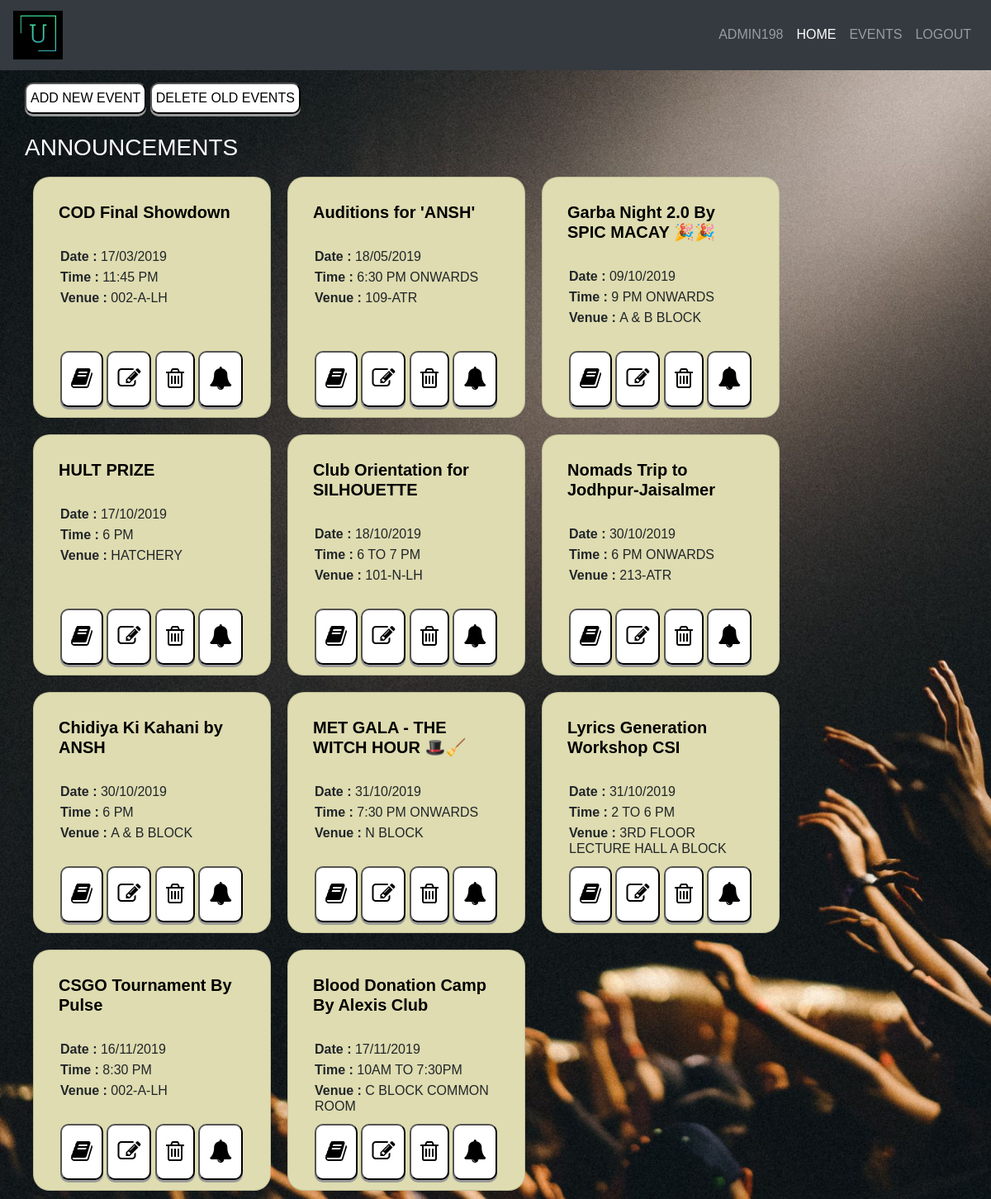
Screenshot of /admin/ (signed in) with the database file from the repository.
### models.py (models this page shows, shortened)
class EventsModel(db.Model):
    __tablename__ = 'events'
    ID = db.Column(db.String(8), nullable=False, primary_key=True)
    EventHeading = db.Column(db.String(255), nullable=False)
    EventDescription = db.Column(db.Text, nullable=False)
    EventDate = db.Column(db.String(20), nullable=False)
    EventTime = db.Column(db.String(255), nullable=False)
    EventVenue = db.Column(db.String(255), nullable=False)

### views_admin.py (the view)
@app.route(URL_PREFIX + '/')
def admin_panel():
    if 'admin' in session:
        return render_template("panels/admin/homepage.html"
                               , events=sort_events(EventsModel.query.all()))
    else:
        flash("Admin Not Logged In", 'danger')
        print("Admin Not Logged In")
        return redirect('/login')

### app.py (called while the page is built)
def sort_events(lst):  # sort events based on date only
    new_list = []
    while lst:
        minimum = datetime.strptime(lst[0].EventDate, '%d/%m/%Y').date()
        ev = lst[0]
        for e in lst:
            event_date = datetime.strptime(e.EventDate, '%d/%m/%Y').date()
            if event_date < minimum:
                minimum = event_date
                ev = e
        new_list.append(ev)
        if ev in lst:
            lst.remove(ev)
    return new_list

def get_session():
    return session

@app.before_request
def make_session_permanent():
    session.permanent = True
    app.permanent_session_lifetime = timedelta(minutes=15)

### templates/panels/admin/homepage.html (shortened to what this page needs)
{% extends "layout.html" %}
      {% block body %}
          <a href="/events/add"><input type="button" value="ADD NEW EVENT"></a>
          <a href="/events/delete-old-events"><input type="button" value="DELETE OLD EVENTS"></a>
          <br /><br />
          <h3 style="color:white;">ANNOUNCEMENTS</h3>
          {% for event in events %}
          <div class="card" style="width: 18rem;">
             <div class="card-body">
                <h5 class="card-title"><b>{{event.EventHeading}}</b></h5>
                <br/>
                <h6 class="card-subtitle mb-2"><b>Date : </b>{{event.EventDate}}</h6>
                <h6 class="card-subtitle mb-2"><b>Time : </b>{{event.EventTime}}</h6>
                <h6 class="card-subtitle mb-2"><b>Venue : </b>{{event.EventVenue}}</h6>
                <div class="card-btn-container">
                   <a href="/events/{{event.ID}}" data-toggle="tooltip" title="Read More">
                       <button>
                           <i class="fa fa-book"></i>
                       </button>
                   </a>
                   <a href="/events/modify/{{event.ID}}" data-toggle="tooltip" title="Modify Event">
                       <button>
                           <i class="fa fa-edit"></i>
                       </button>
                   </a>
                   <a href="/events/delete/{{event.ID}}" data-toggle="tooltip" title="Delete Event">
                       <button>
                           <i class="fa fa-trash-o"></i>
                       </button>
                   </a>
                   <a href="/events/send-reminder/{{event.ID}}" data-toggle="tooltip" title="Send Reminder">
                       <button>
                           <i class="fa fa-bell"></i>
                       </button>
                   </a>
                </div>
             </div>
          </div>
          {% endfor %}
      {% endblock %}

### static/css/layout-style.css (style rules this page uses)
:root { --primary-color: white; --card-background: #dedcb0; --text-color: black; --card-button-color: #fff; }
* { padding: 0; margin: 0; font-family: sans-serif; }
body { background: url("/static/img/bg.jpg"); background-size: cover; }
a { color: var(--text-color); }
.card { float: left; border-radius: 20px; padding: 10px; margin: 10px; width: 100%; background: var(--card-background); }
.card-body { height: 280px; }
.card-body .card-subtitle { padding: 2px; }
.card .card-body .card-title, .card .card-body .card-link { color: black; }
input[type="button"], button { background-color: var(--card-button-color); padding: 5px; text-align: center; border-radius: 10px; text-decoration: none; display: inline-block; font-size: 16px; cursor: pointer; outline: none; box-shadow: 0 3px #999; transition: 0.1s; }
a button { font-size: 28px; padding: 11px; }
.card-btn-container { position: absolute; padding: 2px; bottom: 10px; }

### templates/panels/admin/homepage.html (style rules this page uses)
.card-body { height: 270px; }

### rows the page displays
EventsModel: EventHeading "COD Final Showdown", EventDate "17/03/2019", EventTime "11:45 PM", EventVenue "002-A-LH"
EventsModel: EventHeading "Auditions for 'ANSH'", EventDate "18/05/2019", EventTime "6:30 PM ONWARDS", EventVenue "109-ATR"
EventsModel: EventHeading "Garba Night 2.0 By SPIC MACAY 🎉🎉", EventDate "09/10/2019", EventTime "9 PM ONWARDS", EventVenue "A & B BLOCK"
EventsModel: EventHeading "HULT PRIZE", EventDate "17/10/2019", EventTime "6 PM", EventVenue "HATCHERY"
EventsModel: EventHeading "Club Orientation for SILHOUETTE", EventDate "18/10/2019", EventTime "6 TO 7 PM", EventVenue "101-N-LH"
EventsModel: EventHeading "Nomads Trip to Jodhpur-Jaisalmer", EventDate "30/10/2019", EventTime "6 PM ONWARDS", EventVenue "213-ATR"
EventsModel: EventHeading "Chidiya Ki Kahani by ANSH", EventDate "30/10/2019", EventTime "6 PM", EventVenue "A & B BLOCK"
EventsModel: EventHeading "MET GALA - THE WITCH HOUR 🎩🧹", EventDate "31/10/2019", EventTime "7:30 PM ONWARDS", EventVenue "N BLOCK"
EventsModel: EventHeading "Lyrics Generation Workshop CSI", EventDate "31/10/2019", EventTime "2 TO 6 PM", EventVenue "3RD FLOOR LECTURE HALL A BLOCK"
EventsModel: EventHeading "CSGO Tournament By Pulse", EventDate "16/11/2019", EventTime "8:30 PM", EventVenue "002-A-LH"
EventsModel: EventHeading "Blood Donation Camp By Alexis Club", EventDate "17/11/2019", EventTime "10AM TO 7:30PM", EventVenue "C BLOCK COMMON ROOM"

### other values shown
{{ session['name'] }} "ADMIN198"
